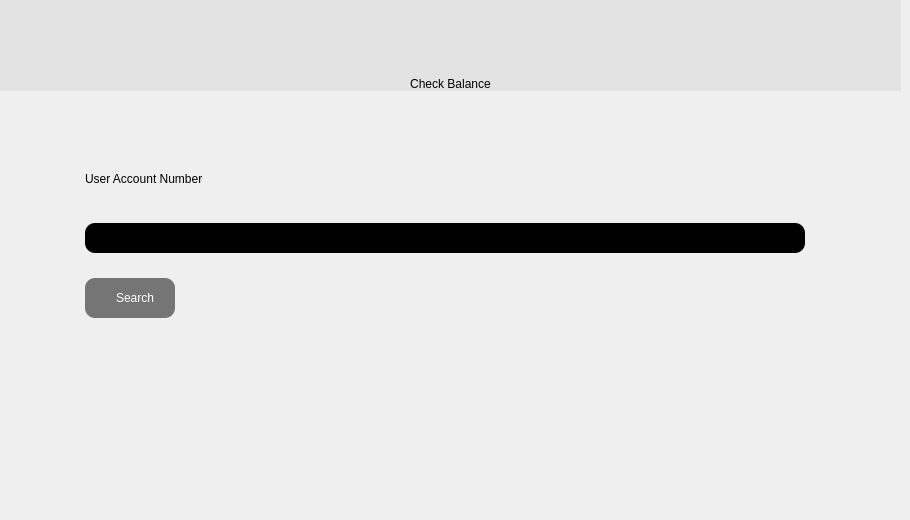
       <widget class="QWidget" name="balance_page">
        <widget class="QLabel" name="check_balance_label">
         <property name="geometry">
          <rect>
           <x>0</x>
           <y>0</y>
           <width>901</width>
           <height>91</height>
          </rect>
         </property>
         <property name="styleSheet">
          <string notr="true">background-color: rgb(227, 227, 227);
font: 48pt &quot;MS Shell Dlg 2&quot;;
border:none;</string>
         </property>
         <property name="text">
          <string>Check Balance</string>
         </property>
         <property name="alignment">
          <set>Qt::AlignBottom|Qt::AlignHCenter</set>
         </property>
        </widget>
        <widget class="QWidget" name="layoutWidget">
         <property name="geometry">
          <rect>
           <x>80</x>
           <y>131</y>
           <width>731</width>
           <height>380</height>
          </rect>
         </property>
         <layout class="QGridLayout" name="gridLayout_5">
          <item row="1" column="0" colspan="2">
           <widget class="QLabel" name="value_label_check_balance">
            <property name="styleSheet">
             <string notr="true">color: black;
font: 75 11pt &quot;MS Shell Dlg 2&quot;;
</string>
            </property>
            <property name="text">
             <string/>
            </property>
            <property name="alignment">
             <set>Qt::AlignBottom|Qt::AlignJustify</set>
            </property>
            <property name="margin">
             <number>0</number>
            </property>
            <property name="indent">
             <number>12</number>
            </property>
           </widget>
          </item>
          <item row="0" column="0">
           <layout class="QVBoxLayout" name="check_balance_page_layout">
            <property name="spacing">
             <number>25</number>
            </property>
            <property name="leftMargin">
             <number>5</number>
            </property>
            <property name="topMargin">
             <number>10</number>
            </property>
            <property name="rightMargin">
             <number>0</number>
            </property>
            <property name="bottomMargin">
             <number>0</number>
            </property>
            <item>
             <widget class="QLabel" name="username_label_check_balance">
              <property name="styleSheet">
               <string notr="true">color: black;
font: 75 11pt &quot;MS Shell Dlg 2&quot;;
</string>
              </property>
              <property name="text">
               <string>User Account Number</string>
              </property>
              <property name="alignment">
               <set>Qt::AlignBottom|Qt::AlignJustify</set>
              </property>
              <property name="margin">
               <number>0</number>
              </property>
              <property name="indent">
               <number>12</number>
              </property>
             </widget>
            </item>
            <item>
             <widget class="QLineEdit" name="username_field_check_balance">
              <property name="enabled">
               <bool>true</bool>
              </property>
              <property name="sizePolicy">
               <sizepolicy hsizetype="Expanding" vsizetype="Fixed">
                <horstretch>0</horstretch>
                <verstretch>0</verstretch>
               </sizepolicy>
              </property>
              <property name="styleSheet">
               <string notr="true">height:30px;
font: 9pt &quot;MS Shell Dlg 2&quot;;
border-radius:10px;
background-color: rgb(0, 0, 0);
color: rgb(255, 255, 255);</string>
              </property>
              <property name="maxLength">
               <number>32773</number>
              </property>
              <property name="placeholderText">
               <string/>
              </property>
              <property name="cursorMoveStyle">
               <enum>Qt::VisualMoveStyle</enum>
              </property>
              <property name="clearButtonEnabled">
               <bool>true</bool>
              </property>
             </widget>
            </item>
            <item>
             <widget class="QPushButton" name="search_button_check_balance">
              <property name="sizePolicy">
               <sizepolicy hsizetype="Fixed" vsizetype="Fixed">
                <horstretch>34</horstretch>
                <verstretch>35</verstretch>
               </sizepolicy>
              </property>
              <property name="minimumSize">
               <size>
                <width>90</width>
                <height>0</height>
               </size>
              </property>
              <property name="layoutDirection">
               <enum>Qt::LeftToRight</enum>
              </property>
              <property name="autoFillBackground">
               <bool>false</bool>
              </property>
              <property name="styleSheet">
               <string notr="true">QPushButton{
	color:white;
	background-color: rgb(117, 117, 117);
	font: 75 10pt &quot;MS Shell Dlg 2&quot;;
	border:none;
	height:40px;
	padding-left:10px;
	border-radius:10px;
}



QPushButton:hover{
	background-color:white;
	color:black;
	font-weight:bold;
}
</string>
              </property>
              <property name="text">
               <string>Search</string>
              </property>
              <property name="iconSize">
               <size>
                <width>20</width>
                <height>20</height>
               </size>
              </property>
              <property name="checkable">
               <bool>true</bool>
              </property>
              <property name="autoExclusive">
               <bool>true</bool>
              </property>
              <property name="autoRepeatDelay">
               <number>0</number>
              </property>
             </widget>
            </item>
           </layout>
          </item>
         </layout>
        </widget>
       </widget>
